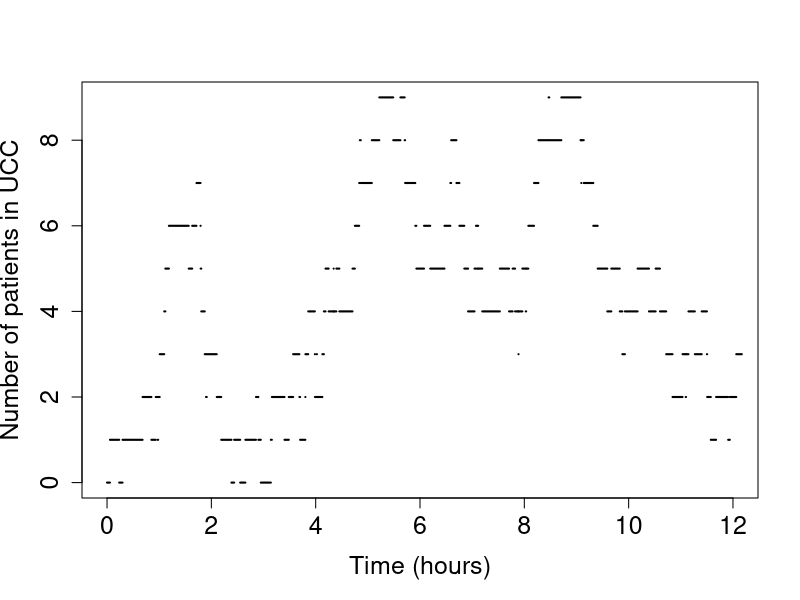
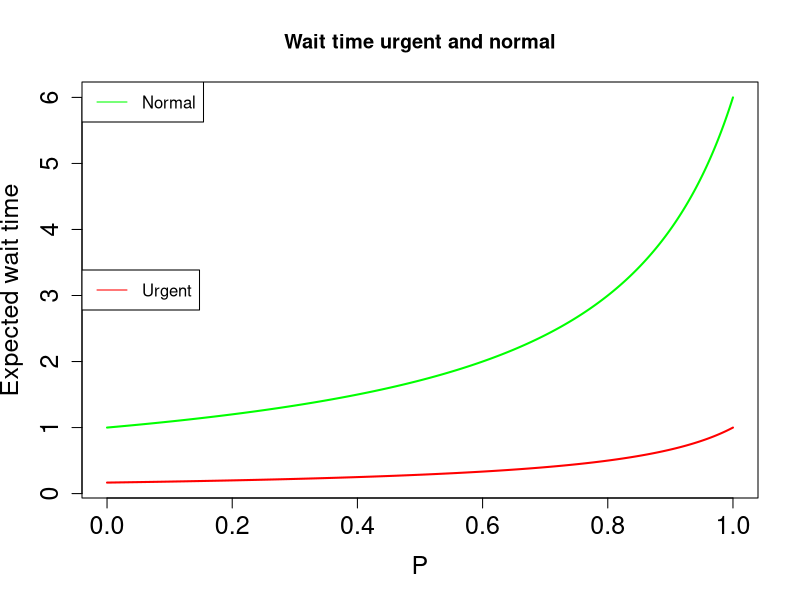
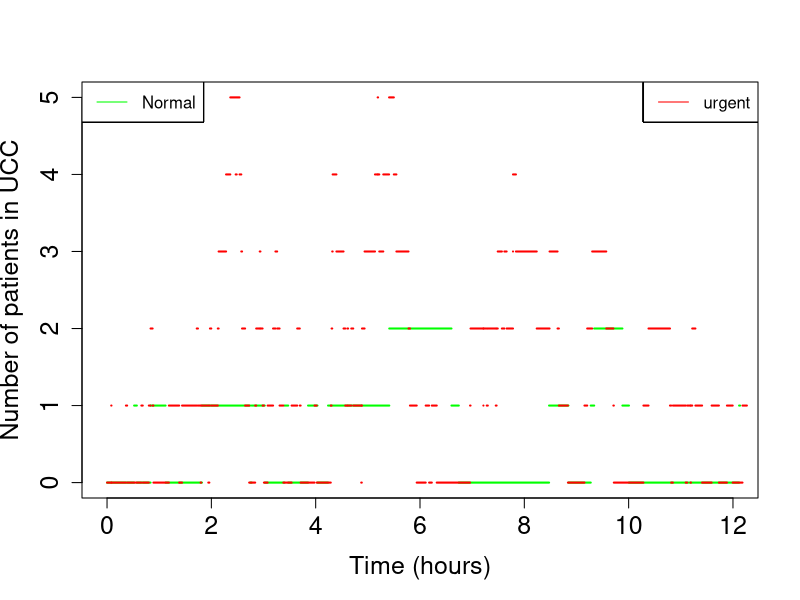
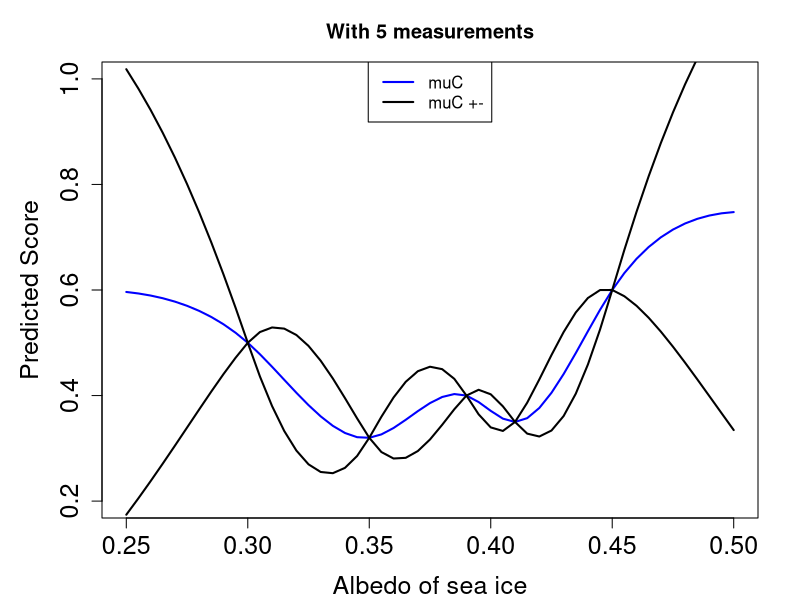
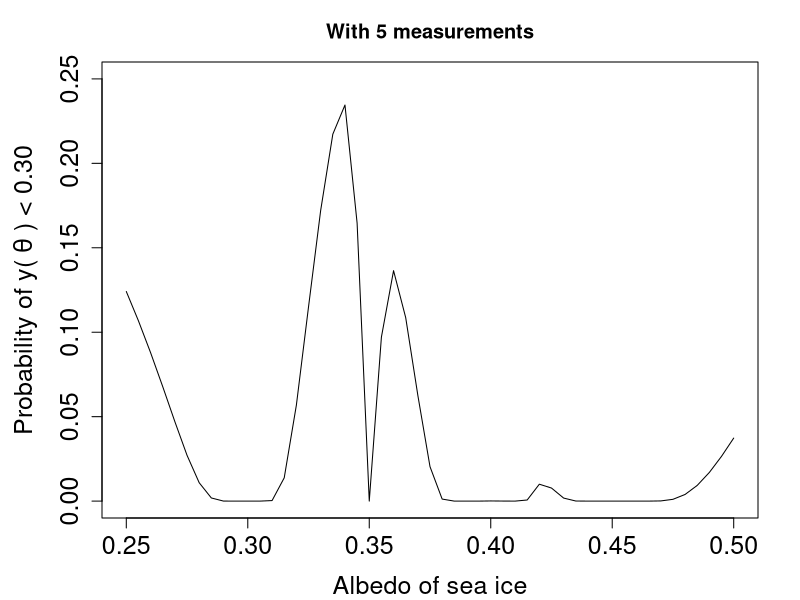
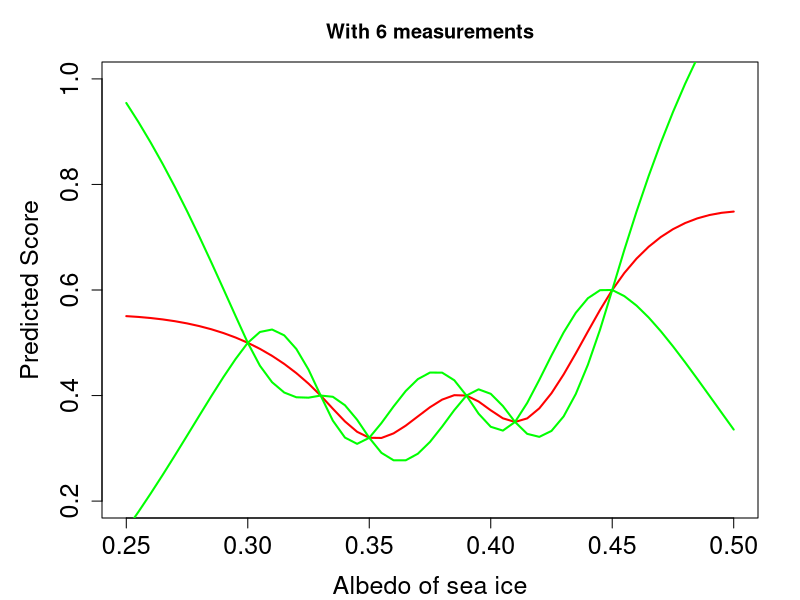
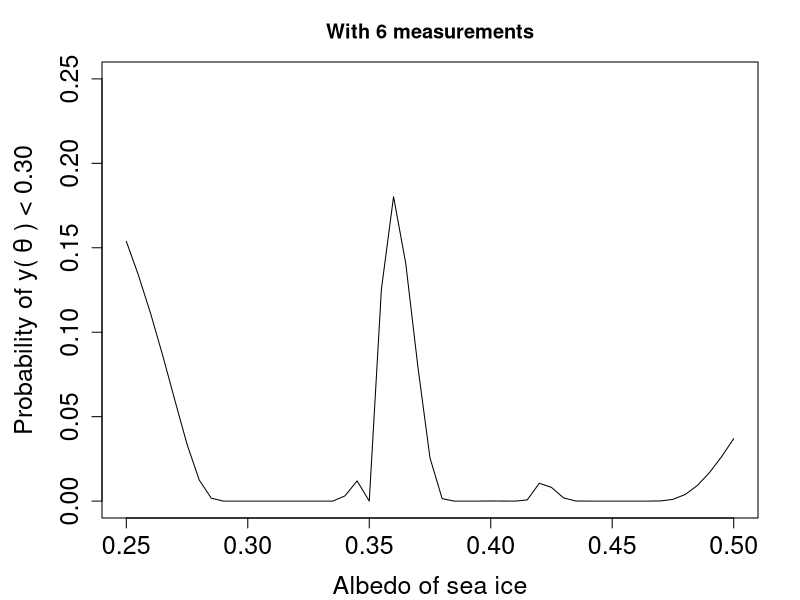

These figures' R source, in order:
## ---- chunk 1
knitr::opts_chunk$set(echo = TRUE)
## ---- chunk 2

simUCC <- function(lambda, mu, time, p = 0)
{
  # Initial conditions
  n = c(0) # vector of amount of urgent patients
  u = c(0) # vector of amount of normal patients
  nt = c(0) # vector of times of state transitions (normal patients)
  ut = c(0) # vector of times of state transitions (urgent patients)
  
  simlength = 0
  
  while(simlength < time){
    if(tail(u,1) == 0 & tail(n,1) == 0){
      # zero people in the queueing system. Only possible transition is to 1 patient
      # simulate time to arrival of patient and add it to total time simulated
      sojourn = rexp(n = 1, rate = lambda+mu)
      simlength = simlength + sojourn
      # either get an urgent or normal patient
      if(runif(1) < p){
        u = c(u, 1)
        ut = c(ut, simlength)
      } else{
        n = c(n, 1)
        nt = c(nt, simlength)
      }
    } else{
      # There are people in the UCC already. Either treat a patient or get a new one
      # Simulate time to treatment or arrival of patient and add to total simulated time
      sojourn = rexp(n = 1, rate = lambda+mu)
      simlength = simlength + sojourn
      if(runif(1) < lambda/(lambda+mu)){
        # new patient arrives, simulate urgent or normal
        if(runif(1) < p){
          u = c(u, tail(u,1)+1)
          ut = c(ut, simlength)
        } else{
          n = c(n, tail(n,1)+1)
          nt = c(nt, simlength)
        }
      } else{
        # treat a patient, an urgent one if there is one in the system
        if(tail(u,1)>0){
          u = c(u, tail(u,1)-1)
          ut = c(ut, simlength)
        } else{
          n = c(n, tail(n,1)-1)
          nt = c(nt, simlength)
        }
      }
    }
  }
  # Undo the last transition if it happens after the end of the simulation
  if(simlength > time){
    if(tail(ut,1) > time){
      if(length(u) == 1){
        u = c(0)
        ut = c(0,time)
      } else{
        u[length(u)] = u[length(u)-1]
        ut[length(ut)] = time
      }
    } else{
      if(length(n) == 1){
        n = c(0)
        nt = c(0,time)
      } else{
        n[length(n)] = n[length(n)-1]
        nt[length(nt)] = time
      }
    }
  }
  return(list("normal" = n, "normaltimes" = nt, "urgent" = u, "urgenttimes" = ut))
}

conf_int <- function(num_sim, time, lambda, mu, p){
  tot_sim <- replicate(num_sim, simUCC(lambda = lambda, mu = mu, time=1))
  times = unlist(tot_sim)
  mean = mean(times)
  sd = sd(times)
  error = 2.045*(sd/sqrt(num_sim))
  conf_int = c(mean - error, mean + error)
  return(conf_int)
}

conf_int(num_sim = 30, time = 50*24, lambda = 5, mu=6, 1)

Xsims = c()
for(i in 1:30){
  Xt <- simUCC(lambda = 5, mu = 6, 50*24)
  Xsims = c(Xsims, mean(Xt$normal))
}

stopplot = min(which(Xt$normaltimes>12))
plot(NULL, NULL, xlim = c(0, 12), ylim = c(0, max(Xt$normal[c(1:stopplot)])), 
     xlab = "Time (hours)", ylab = "Number of patients in UCC", cex.axis = 1.5, cex.lab = 1.5)
# index of 12hr mark
for(i in 1:stopplot){
  lines(Xt$normaltimes[i:(i+1)], rep(Xt$normal[i],2), lwd = 2)
}
    
## ---- chunk 3

lambda = 5
mu = 6

Wu <- function(p){
  return(1/(mu-p*lambda))
}

Wn <- function(p){
  return((mu)/((mu-lambda)*(mu-(p*lambda))))
}

p = seq(0, 1, length.out=1000)
x_lim = c(0:1)
min_val = min(Wu(p)) # Taking the minimum of Wu(p) since I know that the UCC will have a shorter time for the urgent patients. I can therefore use this as a lower bound
max_val = max(Wn(p)) #Using the same assumptions, but here I know that the maximum of the Wn(p) will be bigger than the maximum of Wu(p)
y_lim=c(min_val, max_val)


plot(NULL, NULL, xlim=x_lim, ylim=y_lim, main ="Wait time urgent and normal",
     xlab = "P", ylab = "Expected wait time", cex.axis = 1.5, cex.lab = 1.5, lwd = 1.5)
lines(p, Wu(p), col = "red", lwd = 2)
lines(p, Wn(p), col = "green", lwd = 2)
legend(x="left", legend="Urgent", col = "red", lty=1:2)
legend(x="topleft", legend="Normal", col = "green", lty=1:2)

#Cat(Wn(0)) #Wn(1) = 6
#Cat(Wn(1)) #Wn(0) = 1
  
## ---- chunk 4
Nsims = c()
Usims = c()

for(i in 1:30){
  Xt2 <- simUCC(lambda = 5, mu = 6, 50*24, p=0.8)
  Nsims = c(Nsims, mean(Xt2$normal))
  Usims = c(Usims, mean(Xt2$urgent))
}
# plot last realization
# index of 12hr mark
stopnormal = min(which(Xt2$normaltimes>12))
stopurgent = min(which(Xt2$urgenttimes>12))

plot(NULL, NULL, xlim = c(0, 12), ylim = c(0, max(c(Xt2$normal[c(1:stopnormal)],Xt2$urgent[c(1:stopurgent)]))),
     xlab = "Time (hours)", ylab = "Number of patients in UCC", cex.axis = 1.5, cex.lab = 1.5)
for(i in 1:stopnormal){
  lines(Xt2$normaltimes[i:(i+1)], rep(Xt2$normal[i],2), lwd = 2, col="green")
  legend(x="topleft", legend="Normal", col = "green", lty=1:1)
}
for(i in 1:stopurgent){
  lines(Xt2$urgenttimes[i:(i+1)], rep(Xt2$urgent[i],2), lwd = 2, col="red")
  legend(x="topright", legend="urgent", col = "red", lty=1:1)
  
}
## ---- chunk 5
par(mar=c(4, 5, 3, 2) + 0.1)
### a
# Grid
xx = seq(0.25, 0.50, length.out = 51)

# Construct mean vector and covariance matrix over the grid
mu = rep(0.5, length(xx))
Sig = matrix(0, nrow = length(xx), ncol = length(xx))
for(i in 1:length(xx)){
  for(j in 1:length(xx)){
    Sig[i,j] = (1+15*abs(xx[i]-xx[j]))*exp(-15*abs(xx[i]-xx[j]))
  }
}
Sig = (0.5**2)*Sig

# Conditional rows/colmuns at θ = 0.30,0.35,0.39,0.41,0.45; indexes as follows
cond = c(11,21,29,33,41)
# Conditional values at these indeces
condvals = c(0.5,0.32,0.4,0.35,0.6)

# Calculating conditional mean vector and covariance matrix
muC = mu + Sig[,cond,drop = FALSE]%*%solve(Sig[cond,cond,drop = FALSE], condvals-mu[cond])
SigC = Sig-Sig[,cond, drop = FALSE]%*%solve(Sig[cond,cond, drop = FALSE], Sig[cond,,drop = FALSE])

plot(NULL, NULL, xlim = c(0.25, 0.5), ylim = c(0.2, 1), main="With 5 measurements",
     xlab = "Albedo of sea ice", ylab = "Predicted Score", cex.axis = 1.5, cex.lab = 1.5, lwd = 1.5)
legend("top", legend = c("muC", "muC +-"), col = c("blue", "black"), lwd = 2)
lines(xx, muC, col = "blue", lwd = 2)
lines(xx, muC + qnorm(0.95)*sqrt(diag(SigC)), col = "black", lwd = 2)
lines(xx, muC - qnorm(0.95)*sqrt(diag(SigC)), col = "black", lwd = 2)

## ---- chunk 6
par(mar=c(4, 5, 3, 2) + 0.1)
# Probability of y(θ) < 0.30 given the observed values
plot(NULL, NULL, xlim = c(0.25, 0.5), ylim = c(0, 0.25), main="With 5 measurements",
     xlab = "Albedo of sea ice", ylab = expression("Probability of y("~theta~") < 0.30"), cex.axis = 1.5, cex.lab = 1.5, lwd = 1.5)

probs = pnorm(0.3, mean = muC, sd = sqrt(diag(SigC)))
lines(xx,probs)
## ---- chunk 7
par(mar=c(4, 5, 3, 2) + 0.1)
# Conditional rows/colmuns at θ = 0.30,0.35,0.39,0.41,0.45; indexes as follows
cond2 = c(11,17,21,29,33,41)
# Conditional values at these indeces
condvals2 = c(0.5,0.4,0.32,0.4,0.35,0.6)

# Calculating conditional mean vector and covariance matrix
muC2 = mu + Sig[,cond2,drop = FALSE]%*%solve(Sig[cond2,cond2,drop = FALSE], condvals2-mu[cond2])
SigC2 = Sig-Sig[,cond2, drop = FALSE]%*%solve(Sig[cond2,cond2, drop = FALSE], Sig[cond2,,drop = FALSE])

plot(NULL, NULL, xlim = c(0.25, 0.5), ylim = c(0.2, 1), main="With 6 measurements",
     xlab = "Albedo of sea ice", ylab = "Predicted Score", cex.axis = 1.5, cex.lab = 1.5, lwd = 1.5)
lines(xx, muC2, col = "red", lwd = 2)
lines(xx, muC2 + qnorm(0.95)*sqrt(diag(SigC2)), col = "green", lwd = 2)
lines(xx, muC2 - qnorm(0.95)*sqrt(diag(SigC2)), col = "green", lwd = 2)

# Probability of y(θ) < 0.30 given the observed values
plot(NULL, NULL, xlim = c(0.25, 0.5), ylim = c(0, 0.25), main="With 6 measurements",
     xlab = "Albedo of sea ice", ylab = expression("Probability of y("~theta~") < 0.30"), cex.axis = 1.5, cex.lab = 1.5, lwd = 1.5)

probs2 = pnorm(0.3, mean = muC2, sd = sqrt(diag(SigC2)))
lines(xx,probs2)

#### Point where we have the largest probability of y(θ)<0.30 (0.36) and estimated P{y(0.36)<0.30}
cat(paste0('Point \u03B9 where we have the largest probability of y(\u03B9)<0.30:\t\u03B9=', 0.25+0.005*(which.max(probs2)-1), "\n"))
cat(paste0('Probability of y(\u03B9)<0.30 at \u03B9=', 0.25+0.005*(which.max(probs2)-1),':\t', round(max(probs2), digits=4), "\n"))
# We want them to run the simulation using θ=0.36 as this is where we predict that they
#   have the greatest chance of achieving y(θ)<0.30
## ---- chunk 8
#### Estimated P{y(0.36)<0.30} from 2b using only 5 measured values
cat(round(probs[which.max(probs2)], digits=4))
